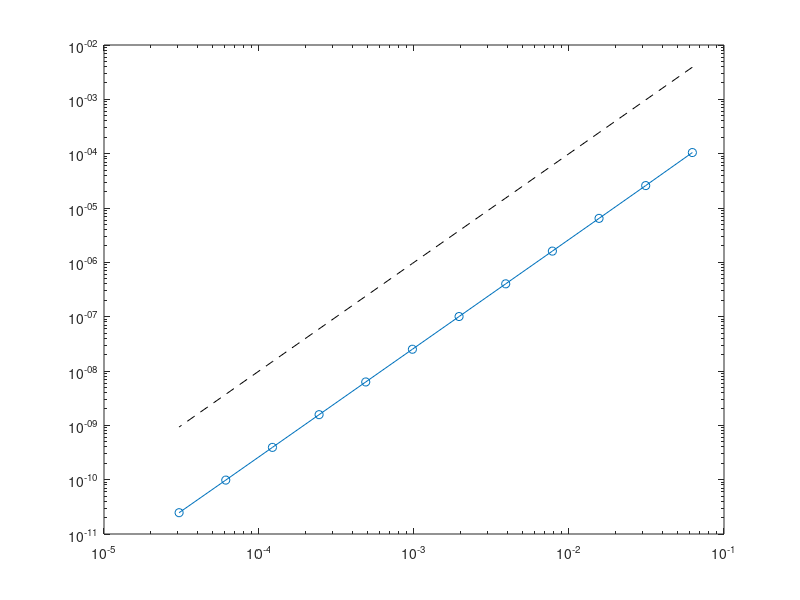

MATLAB code to generate this figure: (Note: this script raises an error after producing the figure.)
clc; clear; close all
%% Reference solution

f = @(x) sin(2 * pi * x)';
xRef = linspace(0, 1, 10000);
uEx = @(x) 1 / (2 * pi)^2 * sin(2 * pi * x);

%% Convergence deterministic

N = 2.^[4:15];
hInt = 1 / 500;
xInt = linspace(0, 1, 501);
uExInt = uEx(xInt);

err = [];

for n = N
    h = 1 / n; 
    x = linspace(0, 1, n+1);
    A = 1 / h * gallery('tridiag', n-1);
    F = h * f(x(2:end-1));
    uVec = [0; (A \ F); 0];
    
    uInt = interp1(x, uVec, xInt);
    err = [err (trapz(xInt, (uInt - uExInt).^2))^0.5];
end

loglog(1./N, err, 'o-')
hold on
loglog(1./N, 1./(N.^2), 'k--')

%% Convergence probabilistic

errProb = [];
p = 1.2;

for n = N
    h = 1 / n; 
    x = linspace(0, 1, n+1);
    xProb = x;
    
    xProb(2:end-1) = x(2:end-1) + 0.5 * h^p * (-0.5 + rand(size(x(2:end-1))));
    
    A = assembleMatrixProb(xProb);
    F = assembleRHSProb(f, xProb);
    
    uVec = [0; (A \ F); 0];
    
    uInt = interp1(x, uVec, xInt);
    errProb = [errProb (trapz(xInt, (uInt - uExInt).^2))^0.5];
end

figure
loglog(1./N, errProb, 'o-')
hold on
loglog(1./N, 1./(N.^2), 'k--')

order = log2(errProb(1:end-1) ./ errProb(2:end))